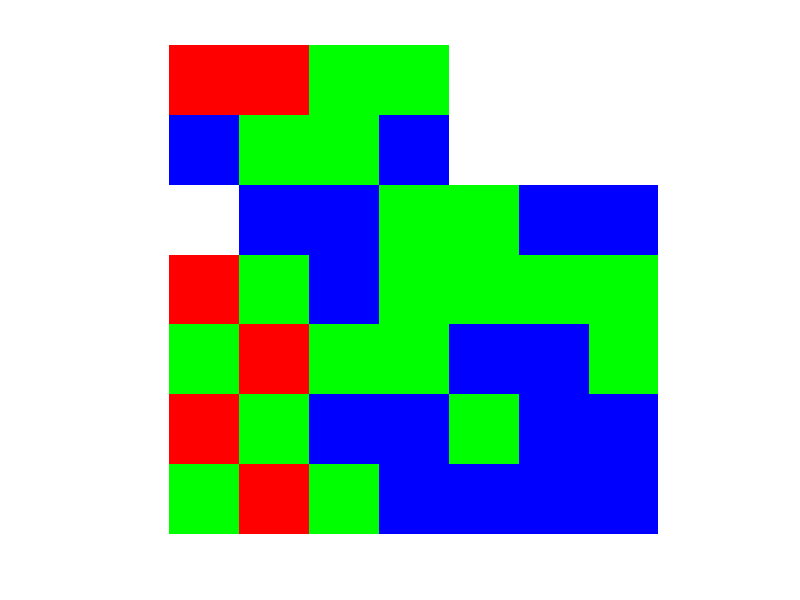

MATLAB code for this plot:
% Define the grayscale image matrix
grayscaleImage = [
    160 173 90  87  199 201 222;
    56  87  98  54  201 211 198;
    232 44  22  106 108 48  54;
    151 127 59  75  100 79  90;
    124 136 112 109 32  24  81;
    164 111 41  31  93  7   5;
    98  136 80  29  8   16  62
];

% Define the colormap matrix where each row corresponds to a color
colormap = [
    0   0   255;  % A
    0   255 0;    % B
    255 0   0;    % C
    255 255 255   % D
];

% Determine the number of intensity levels for each color slice
levelsPerColor = 256 / size(colormap, 1);
%%% size(colormap, 1): The size function returns the dimensions of the colormap matrix. The first argument of size is the matrix itself, and the second argument, 1, specifies that you want the size of the first dimension of the matrix (which corresponds to the number of rows). If colormap is a matrix where each row represents a color, size(colormap, 1) gives you the number of colors in the colormap.

% Initialize the pseudo-colored image
pseudoColoredImage = zeros(size(grayscaleImage, 1), size(grayscaleImage, 2), 3);

% Apply pseudo-coloring based on intensity
for i = 1:size(grayscaleImage, 1)
    for j = 1:size(grayscaleImage, 2)
        intensity = grayscaleImage(i, j);
        % Determine the color code based on the intensity
        colorCode = floor(double(intensity) / levelsPerColor) + 1;
        % Handle the case where the intensity is at the maximum
        colorCode = min(colorCode, size(colormap, 1));
        % Assign the corresponding color to the pixel
        pseudoColoredImage(i, j, :) = colormap(colorCode, :);
    end
end

% Convert the pseudo-colored image to uint8 for display
pseudoColoredImage = uint8(pseudoColoredImage);

% Display the pseudo-colored image
%imshow(grayscaleImage, []);
imshow(pseudoColoredImage);
